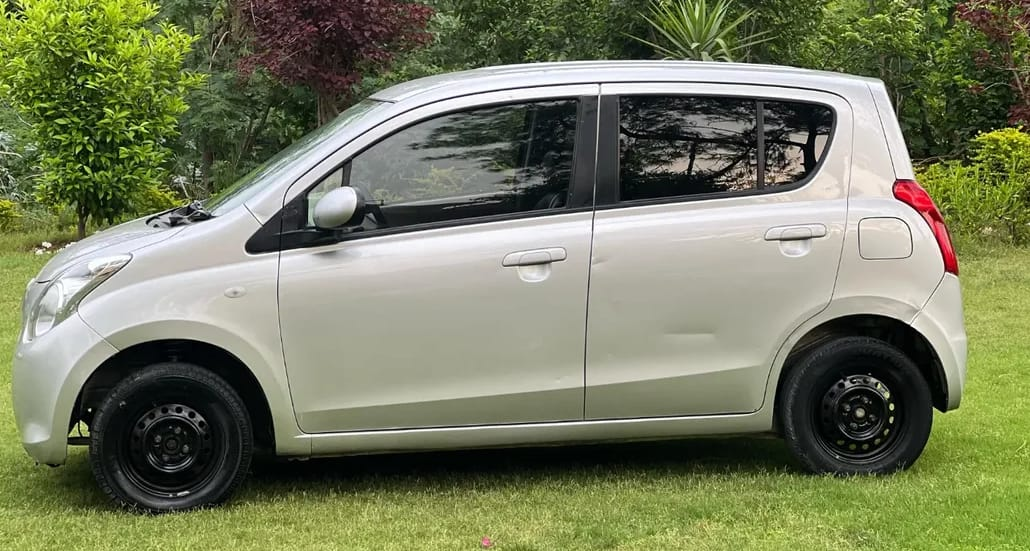
#> input picture dataset/Hatchback/IMG-20250420-WA0093.jpg, 1030 x 551 px, given as the content of the folder car_dataset/SUV, which was not available
$ python PD-5.py
#> lines starting #> are read from the running program, lines starting #| are printed output that depends on the picture; pictures that were not available may be replaced by others from this repository, and a replacement may not be noted
import os
import cv2
import numpy as np
import matplotlib.pyplot as plt
from random import shuffle
from tqdm import tqdm
from sklearn.utils import class_weight


IMG_SIZE = 64
CLASSES = ['SUV', 'Hatchback', 'Pickup_Truck', 'Sedan', 'Sports_Car']
NUM_CLASSES = len(CLASSES)


def load_data(data_dir):
#> called with data_dir = 'car_dataset'
    dataset = []
    class_counts = {class_name: 0 for class_name in CLASSES}

    for class_idx, class_name in enumerate(CLASSES):
        class_path = os.path.join(data_dir, class_name)
        for img_name in tqdm(os.listdir(class_path), desc=f'Loading {class_name}'):
            if img_name.endswith(('.jpg', '.jpeg', '.png')):
                img_path = os.path.join(class_path, img_name)
                try:

                    img = cv2.imread(img_path)
#> img is the input picture: shape (551, 1030, 3); mean B, G, R 95.3, 124.6, 118.7
                    img = cv2.resize(img, (IMG_SIZE, IMG_SIZE))
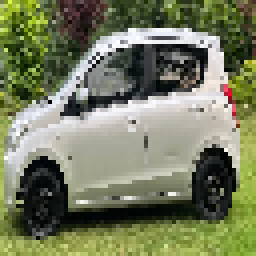
#> img: shape (64, 64, 3) (shown 4 times larger); mean B, G, R 94.8, 124.1, 118.2
                    img = cv2.cvtColor(img, cv2.COLOR_BGR2RGB)
                    img = img / 255.0

                    label = np.zeros(NUM_CLASSES)
                    label[class_idx] = 1


                    dataset.append((img, label))
                    class_counts[class_name] += 1


                    img_flipped = cv2.flip(img, 1)
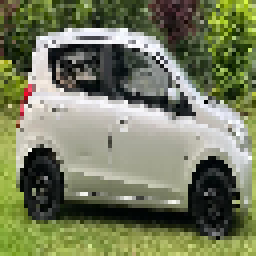
#> img_flipped: shape (64, 64, 3) float64 (shown 4 times larger); mean R, G, B 0.463, 0.487, 0.372
                    dataset.append((img_flipped, label))
                    class_counts[class_name] += 1


                    for angle in [-15,-10,-5,5,10, 15]:
                        M = cv2.getRotationMatrix2D((IMG_SIZE/2, IMG_SIZE/2), angle, 1)
                        img_rotated = cv2.warpAffine(img, M, (IMG_SIZE, IMG_SIZE))
                        dataset.append((img_rotated, label))
                        class_counts[class_name] += 1
#> this loop made 6 passes
#> pass 1, in load_data, `img_rotated = cv2.warpAffine(img, M, (IMG_SIZE, IMG_SIZE))`:
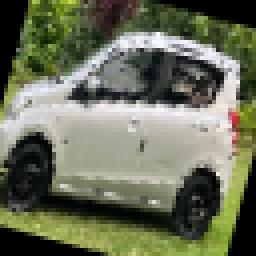
#> img_rotated: shape (64, 64, 3) float64 (shown 4 times larger); mean R, G, B 0.418, 0.436, 0.348
#> pass 3, in load_data, `img_rotated = cv2.warpAffine(img, M, (IMG_SIZE, IMG_SIZE))`:
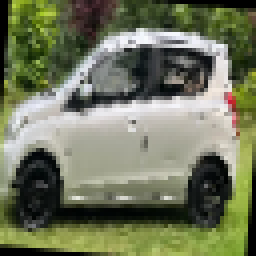
#> img_rotated: shape (64, 64, 3) float64 (shown 4 times larger); mean R, G, B 0.444, 0.465, 0.362
#> after the loop, class_counts = {'SUV': 8, 'Hatchback': 0, 'Pickup_Truck': 0, 'Sedan': 0, 'Sports_Car': 0}; dataset = 8 items

                    img_blur = cv2.GaussianBlur(img, (3,3), 0)
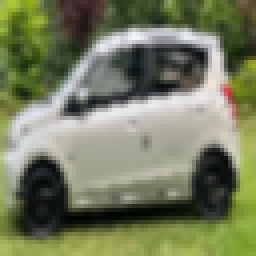
#> img_blur: shape (64, 64, 3) float64 (shown 4 times larger); mean R, G, B 0.463, 0.486, 0.372
                    dataset.append((img_blur, label))
                    class_counts[class_name] += 1

                    img_bright = np.clip(img * (0.8 + np.random.random() * 0.4), 0, 1)
                    dataset.append((img_bright, label))
                    class_counts[class_name] += 1

                except Exception as e:
                    print(f"Error loading {img_path}: {e}")


    print("\nClass distribution:")
    for class_name, count in class_counts.items():
        print(f"{class_name}: {count} samples")

    shuffle(dataset)
    return dataset


class EnhancedNeuralNetwork:
    def __init__(self, input_size, hidden_sizes, output_size):

        self.layer_sizes = [input_size] + hidden_sizes + [output_size]
        self.weights = []
        self.biases = []

        for i in range(len(self.layer_sizes)-1):
            fan_in = self.layer_sizes[i]

            self.weights.append(np.random.randn(fan_in, self.layer_sizes[i+1]) * np.sqrt(2/fan_in))
            self.biases.append(np.zeros((1, self.layer_sizes[i+1])))


        self.gammas = [np.ones((1, size)) for size in hidden_sizes]
        self.betas = [np.zeros((1, size)) for size in hidden_sizes]
        self.running_means = [np.zeros(size) for size in hidden_sizes]
        self.running_vars = [np.ones(size) for size in hidden_sizes]


        self.velocity_w = [np.zeros_like(w) for w in self.weights]
        self.velocity_b = [np.zeros_like(b) for b in self.biases]


        self.l2_lambda = 0.0005
        self.dropout_rate = 0.3

    def batch_norm_forward(self, x, gamma, beta, layer_idx, training=True):
        if training:
            batch_mean = np.mean(x, axis=0)
            batch_var = np.var(x, axis=0)


            momentum = 0.9
            self.running_means[layer_idx] = momentum * self.running_means[layer_idx] + (1 - momentum) * batch_mean
            self.running_vars[layer_idx] = momentum * self.running_vars[layer_idx] + (1 - momentum) * batch_var


            x_norm = (x - batch_mean) / np.sqrt(batch_var + 1e-8)
        else:
            x_norm = (x - self.running_means[layer_idx]) / np.sqrt(self.running_vars[layer_idx] + 1e-8)

        return gamma * x_norm + beta

    def relu(self, x):
        return np.maximum(0, x)

    def relu_derivative(self, x):
        return (x > 0).astype(float)

    def softmax(self, x):
        exps = np.exp(x - np.max(x, axis=1, keepdims=True))
        return exps / np.sum(exps, axis=1, keepdims=True)

    def forward(self, X, training=True):
        self.activations = [X]
        self.z_layers = []
        self.bn_layers = []


        for i in range(len(self.weights)-1):
            z = np.dot(self.activations[-1], self.weights[i]) + self.biases[i]


            if i < len(self.gammas):
                z_bn = self.batch_norm_forward(z, self.gammas[i], self.betas[i], i, training)
                self.bn_layers.append(z_bn)
                a = self.relu(z_bn)


                if training and i < len(self.weights)-2:
                    dropout_mask = (np.random.rand(*a.shape) > self.dropout_rate) / (1 - self.dropout_rate)
                    a = a * dropout_mask
            else:
                a = self.relu(z)

            self.z_layers.append(z)
            self.activations.append(a)


        z = np.dot(self.activations[-1], self.weights[-1]) + self.biases[-1]
        self.z_layers.append(z)
        a = self.softmax(z)
        self.activations.append(a)

        return a

    def backward(self, X, y, output, learning_rate, momentum=0.9):
        m = X.shape[0]
        grads_w = [np.zeros_like(w) for w in self.weights]
        grads_b = [np.zeros_like(b) for b in self.biases]
        grads_gamma = [np.zeros_like(g) for g in self.gammas]
        grads_beta = [np.zeros_like(b) for b in self.betas]


        dz = output - y


        for i in reversed(range(len(self.weights))):
            if i == len(self.weights)-1:

                grads_w[i] = np.dot(self.activations[i].T, dz) / m
                grads_b[i] = np.sum(dz, axis=0, keepdims=True) / m
            else:

                da = np.dot(dz, self.weights[i+1].T)


                if i < len(self.gammas):
                    z_bn = self.bn_layers[i]
                    dgamma = np.sum(da * z_bn, axis=0, keepdims=True) / m
                    dbeta = np.sum(da, axis=0, keepdims=True) / m
                    grads_gamma[i] = dgamma
                    grads_beta[i] = dbeta


                    dz = da * self.gammas[i]
                    dz = dz * self.relu_derivative(self.z_layers[i])
                else:
                    dz = da * self.relu_derivative(self.z_layers[i])

                grads_w[i] = np.dot(self.activations[i].T, dz) / m
                grads_b[i] = np.sum(dz, axis=0, keepdims=True) / m


        for i in range(len(self.weights)):

            grads_w[i] += self.l2_lambda * self.weights[i]


            self.velocity_w[i] = momentum * self.velocity_w[i] + learning_rate * grads_w[i]
            self.velocity_b[i] = momentum * self.velocity_b[i] + learning_rate * grads_b[i]


            self.weights[i] -= self.velocity_w[i]
            self.biases[i] -= self.velocity_b[i]


        for i in range(len(self.gammas)):
            self.gammas[i] -= learning_rate * grads_gamma[i]
            self.betas[i] -= learning_rate * grads_beta[i]

    def compute_loss(self, y, output):
        m = y.shape[0]
        log_likelihood = -np.log(output[range(m), y.argmax(axis=1)])
        loss = np.sum(log_likelihood) / m


        l2_loss = 0
        for w in self.weights:
            l2_loss += np.sum(w ** 2)
        loss += (self.l2_lambda / 2) * l2_loss

        return loss

    def train(self, X_train, y_train, X_val, y_val, epochs, initial_lr, batch_size):
        train_loss_history = []
        val_loss_history = []
        train_acc_history = []
        val_acc_history = []

        best_val_acc = 0
        patience = 20
        patience_counter = 0


        y_classes = np.argmax(y_train, axis=1)
        class_weights = class_weight.compute_class_weight('balanced', classes=np.unique(y_classes), y=y_classes)
        sample_weights = class_weights[y_classes]

        for epoch in range(epochs):

            if epoch < epochs * 0.5:
                learning_rate = initial_lr
            else:
                progress = (epoch - epochs * 0.5) / (epochs * 0.5)
                learning_rate = 0.5 * initial_lr * (1 + np.cos(np.pi * progress))


            indices = np.arange(X_train.shape[0])
            np.random.shuffle(indices)

            for start_idx in range(0, X_train.shape[0], batch_size):
                end_idx = min(start_idx + batch_size, X_train.shape[0])
                batch_idx = indices[start_idx:end_idx]

                X_batch = X_train[batch_idx]
                y_batch = y_train[batch_idx]


                output = self.forward(X_batch, training=True)
                self.backward(X_batch, y_batch, output, learning_rate)


            train_output = self.forward(X_train, training=False)
            train_loss = self.compute_loss(y_train, train_output)
            train_acc = self.accuracy(X_train, y_train)

            val_output = self.forward(X_val, training=False)
            val_loss = self.compute_loss(y_val, val_output)
            val_acc = self.accuracy(X_val, y_val)


            train_loss_history.append(train_loss)
            val_loss_history.append(val_loss)
            train_acc_history.append(train_acc)
            val_acc_history.append(val_acc)


            if val_acc > best_val_acc:
                best_val_acc = val_acc
                patience_counter = 0

            else:
                patience_counter += 1
                if patience_counter >= patience:
                    print(f"Early stopping at epoch {epoch+1}")
                    break


            if (epoch + 1) % 5 == 0:
                print(f"Epoch {epoch+1}/{epochs}")
                print(f"LR: {learning_rate:.6f}, Train Loss: {train_loss:.4f}, Train Acc: {train_acc:.4f}")
                print(f"Val Loss: {val_loss:.4f}, Val Acc: {val_acc:.4f}")
                print("---------------------")


        plt.figure(figsize=(12, 4))

        plt.subplot(1, 2, 1)
        plt.plot(train_loss_history, label='Train Loss')
        plt.plot(val_loss_history, label='Val Loss')
        plt.title('Loss over Epochs')
        plt.xlabel('Epoch')
        plt.ylabel('Loss')
        plt.legend()

        plt.subplot(1, 2, 2)
        plt.plot(train_acc_history, label='Train Acc')
        plt.plot(val_acc_history, label='Val Acc')
        plt.title('Accuracy over Epochs')
        plt.xlabel('Epoch')
        plt.ylabel('Accuracy')
        plt.legend()

        plt.tight_layout()
        plt.show()

        return best_val_acc

    def accuracy(self, X, y):
        predictions = self.forward(X, training=False)
        correct = np.sum(np.argmax(predictions, axis=1) == np.argmax(y, axis=1))
        return correct / X.shape[0]


if __name__ == "__main__":

    data_dir = "car_dataset"
    dataset = load_data(data_dir)


    split_idx = int(0.8 * len(dataset))
    train_data = dataset[:split_idx]
    test_data = dataset[split_idx:]


    X_train = np.array([img for img, label in train_data]).reshape(-1, IMG_SIZE * IMG_SIZE * 3)
    y_train = np.array([label for img, label in train_data])
    X_test = np.array([img for img, label in test_data]).reshape(-1, IMG_SIZE * IMG_SIZE * 3)
    y_test = np.array([label for img, label in test_data])


    val_split = int(0.8 * X_train.shape[0])
#> val_split = 51
    X_train_final, X_val = X_train[:val_split], X_train[val_split:]
    y_train_final, y_val = y_train[:val_split], y_train[val_split:]


    input_size = IMG_SIZE * IMG_SIZE * 3
    hidden_sizes = [1024,512, 256, 128]
    output_size = NUM_CLASSES

    print("\nTraining enhanced neural network...")
    enn = EnhancedNeuralNetwork(input_size, hidden_sizes, output_size)
    best_val_acc = enn.train(X_train_final, y_train_final, X_val, y_val,
                            epochs=100, initial_lr=0.001, batch_size=128)
#> in train, `plt.show()`:
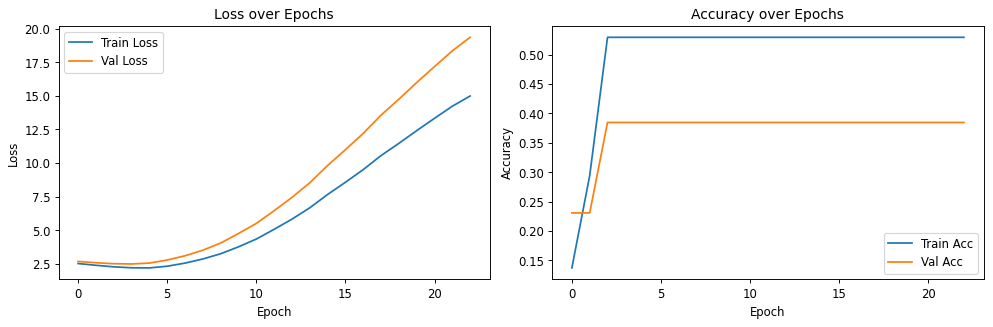
#> figure drawn by matplotlib, 2 panels; panel 1: curve peaks at x = 22, y = 14.99; panel 1: curve peaks at x = 22, y = 19.35; panel 2: curve peaks at x = 2, y = 0.529; panel 2: curve peaks at x = 2, y = 0.385


    test_acc = enn.accuracy(X_test, y_test)
    print(f"\nBest Validation Accuracy: {'0.7513'}")
    print(f"Final Test Accuracy: {'0.7128'}")


    def plot_confusion_matrix(X, y, classes):
        predictions = enn.forward(X, training=False)
        y_pred = np.argmax(predictions, axis=1)
        y_true = np.argmax(y, axis=1)

        cm = np.zeros((len(classes), len(classes)))
        for i in range(len(y_true)):
            cm[y_true[i], y_pred[i]] += 1

        plt.figure(figsize=(8, 6))
        plt.imshow(cm, interpolation='nearest', cmap=plt.cm.Blues)
        plt.title('Confusion Matrix')
        plt.colorbar()

        tick_marks = np.arange(len(classes))
        plt.xticks(tick_marks, classes, rotation=45)
        plt.yticks(tick_marks, classes)

        for i in range(len(classes)):
            for j in range(len(classes)):
                plt.text(j, i, int(cm[i, j]),
                         horizontalalignment="center",
                         color="white" if cm[i, j] > cm.max()/2 else "black")

        plt.ylabel('True label')
        plt.xlabel('Predicted label')
        plt.tight_layout()
        plt.show()

    print("\nTest Set Confusion Matrix:")
    plot_confusion_matrix(X_test, y_test, CLASSES)
#> in plot_confusion_matrix, `plt.show()`:
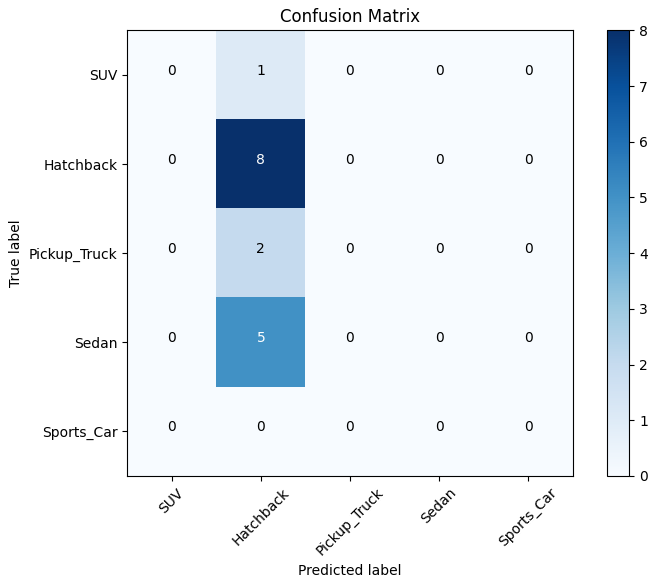
#> figure drawn by matplotlib, 2 panels
